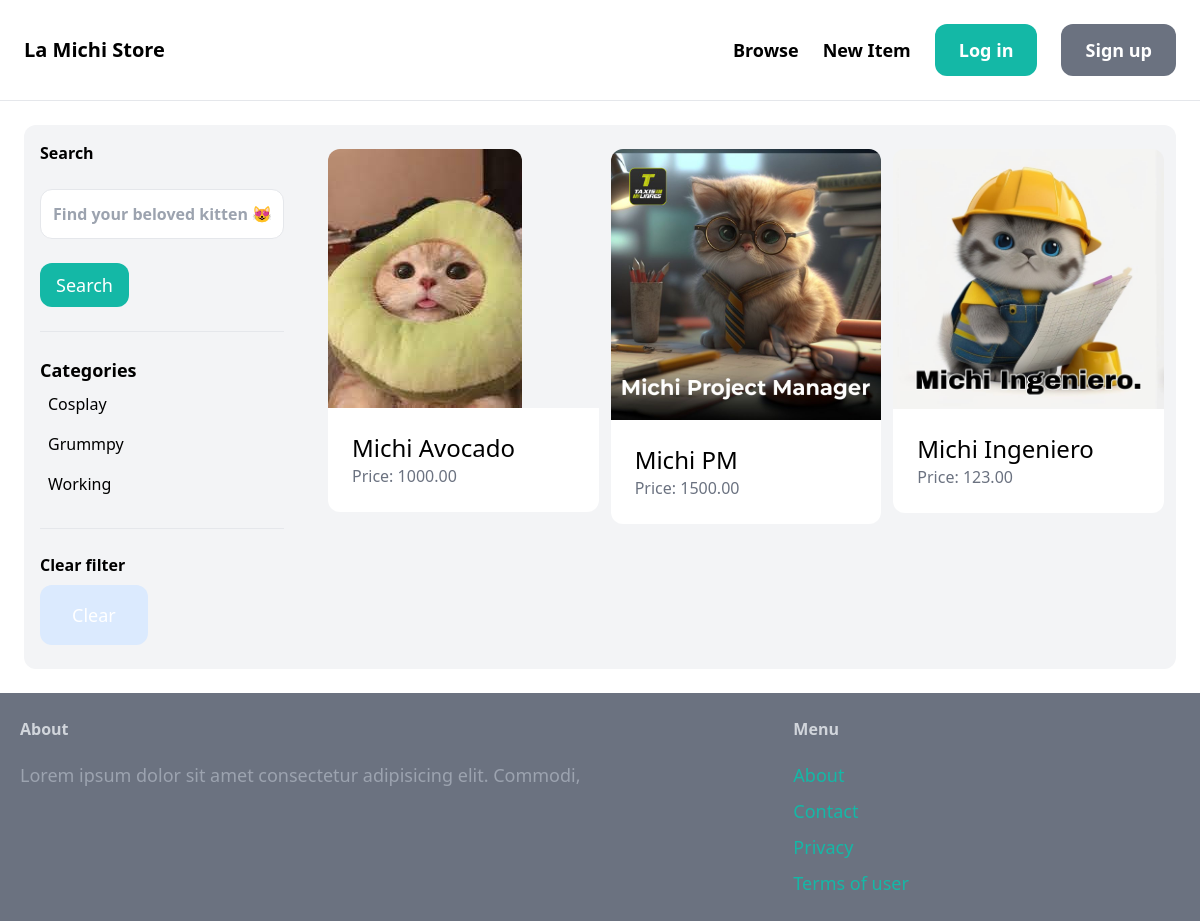
The page /item/ on the database its author committed.
### item/models.py (models this page shows, shortened)
class Category(models.Model):
    name = models.CharField(max_length=50)
    class Meta:
        db_table = ''
        managed = True
        verbose_name = 'Category'
        verbose_name_plural = 'Categories'
        ordering = ('name', )

class Item(models.Model):
    name = models.CharField(max_length=75)
    description = models.TextField(blank=True, null=True)
    price = models.DecimalField(null=False, decimal_places=2, validators=[MinValueValidator(0.01)], max_digits=10)
    is_sold = models.BooleanField(default=False)
    image = models.ImageField(upload_to='item_images', blank= True, null=True)
    created_at = models.DateTimeField(auto_now_add=True)
    created_by = models.ForeignKey(User, related_name='items', on_delete=models.CASCADE)
    category = models.ForeignKey(Category, related_name='items', on_delete=models.CASCADE)
    class Meta:
        db_table = ''
        managed = True
        verbose_name = 'Item'
        verbose_name_plural = 'Items'

### item/views.py (the view)
# urls.py: path('',views.items, name='items'),
def items(request):
    query = request.GET.get('query', '')
    category_id = request.GET.get('category', '')
    categories = Category.objects.all()
    items = Item.objects.filter(is_sold=False)
    if category_id:
        items = Item.objects.filter(Q(category_id=int(category_id)))
    if query:
        items = Item.objects.filter(Q(name__icontains=query) | Q(description__icontains=query))
    return render(request, 'item/items.html', {
        'items': items,
        'query': query,
        'categories': categories,
        'category_id': category_id,
    })

### item/templates/item/items.html (shortened to what this page needs)
{% extends "core/base.html" %}
{% block content %}
    <div class="pb-6 grid grid-cols-4 gap-4 bg-gray-100 rounded-xl">
        <div class="col-span-1">
            <form action="{% url 'item:items' %}" method="get" class="px-4">
                <div class="space-py-4 font-semibold py-4">
                    Search<br><br>
                    <input type="text" name="query" class="w-full py-3 px-3 border rounded-xl" value="{{ query }}" placeholder="Find your beloved kitten 😻">
                </div>
                    <button class="mt-2 py-2 px-4 text-lg bg-teal-500 text-white rounded-xl hover:bg-teal-700"> Search </button>
            </form>
            <div class="px-4">
                <hr class="my-6">
                <p class="font-semibold text-lg"> Categories </p>
                <ul>
                    {% for category in categories %}
                    <li class="py-2 px-2 rounded-xl {% if category.id == category_id %} bg-gray-200 {% endif %}">
                        <a href="{% url 'item:items' %}?query={{ query }}&category={{ category.id }}"> {{ category.name }}</a>
                    </li>
                    {% endfor %}
                </ul>
                <hr class="my-6">
                <p class="font-semibold"> Clear filter </p>
                <ul>
                    <li>
                        <a href="{% url 'item:items' %}" class="mt-2 py-4 px-8 inline-block bg-blue-100 text-lg rounded-xl text-white hover:bg-blue-300"> Clear </a>
                    </li>
                </ul>
            </div>
        </div>
        <div class="col-span-3 py-6 px-3">
            <div class="grid grid-cols-3 gap-3">
            {% for item in items %}
                <div>
                    <a href="{% url 'item:detail' item.id %}">
                        <div>
                            <img src="/media/{{ item.image }}" class="rounded-t-xl" alt="{{ item.name }}">
                        </div>
                        <div class="p-6 bg-white rounded-b-xl">
                            <h2 class="text-2xl"> {{item.name}} </h2>
                            <p class="text-gray-500"> Price: {{item.price}} </p>
                        </div>
                    </a>
                </div>
                {% endfor %}
            </div>
        </div>
    </div>
{% endblock %}

### core/templates/core/base.html (shortened to what this page needs)
<!DOCTYPE html>
<html lang="en">
<head>
    <script src="https://cdn.tailwindcss.com"></script>
</head>
<body>
    <nav class="px-6 py-6 flex justify-between items-center border-b border-gray-200">
        <a href="{% url 'core:index' %}" class="text-xl font-semibold"> La Michi Store </a>
        <div class="space-x-6 flex items-center">
            <a href="{% url 'item:items' %}" class="text-lg font-semibold hover:text-gray-800"> Browse </a>
            <a href="{% url 'item:new' %}" class="text-lg font-semibold hover:text-gray-500"> New Item </a>
            {% if request.user.is_authenticated %}
                <a href="{% url 'conversation:inbox' %}"
                    class="px-6 py-3 text-lg font-semibold bg-teal-500 text-white rounded-xl hover:bg-teal-800">Messages</a>
                <a href="{% url 'dashboard:index' %}"
                    class="px-6 py-3 text-lg font-semibold bg-gray-500 text-white rounded-xl hover:bg-gray-800">Dashboard</a>
                <div class="inline-block w-auto h-auto p-1">
                    <button id="options-menu-button">
                        <svg xmlns="http://www.w3.org/2000/svg" fill="none" viewBox="0 0 24 24" stroke="currentColor" class="h-20">
                            <path stroke-linecap="round" stroke-linejoin="round" stroke-width="1.5"
                                d="M17.982 18.725A7.488 7.488 0 0012 15.75a7.488 7.488 0 00-5.982 2.975m11.963 0a9 9 0 10-11.963 0m11.963 0A8.966 8.966 0 0112 21a8.966 8.966 0 01-5.982-2.275M15 9.75a3 3 0 11-6 0 3 3 0 016 0z" />
                        </svg>
                    </button>
                    <div class="absolute right-0 mt-2 w-56 bg-white border border-gray-200 divide-y divide-gray-200 rounded-xl shadow-lg hidden"
                        id="options-menu">
                        <div class="py-1" role="menu" aria-orientation="vertical" aria-labelledby="options-menu-button">
                            <a href="#" class="block px-4 py-2 text-center text-lg text-gray-700 rounded-xl hover:bg-teal-100 hover:text-gray-900"
                                role="menuitem">User: <strong>{{request.user.username}}</strong></a>
                            <form method="post">
                                {% csrf_token %}
                                <a href="{% url 'core:log_out'%}" class="block px-4 py-2 text-center text-lg text-gray-700 rounded-xl hover:bg-red-100 hover:text-gray-900"
                                    role="menuitem">Log out</a>
                            </form>
                        </div>
                    </div>
                </div>
                <script>
                    const button = document.querySelector('#options-menu-button');
                    const menu = document.querySelector('#options-menu');
                    button.addEventListener('click', () => {
                        menu.classList.toggle('hidden');
                    });
                </script>
            {% else %}
                <a href="{% url 'core:log_in' %}"
                    class="px-6 py-3 text-lg font-semibold bg-teal-500 text-white rounded-xl hover:bg-teal-800"> Log in </a>
                <a href="{% url 'core:sign_up' %}"
                    class="px-6 py-3 text-lg font-semibold bg-gray-500 text-white rounded-xl hover:bg-gray-800"> Sign up </a>
            {% endif %}
        </div>
    </nav>
    <div class="px-6 py-6">
        {% block content %}
        {% endblock %}
    </div>
    <footer class="py-6 px-5 flex justify-between bg-gray-500">
        <div class="w-2/3 pr-10">
            <h3 class="mb-5 font-semibold text-gray-300"> About </h3>
            <p class="text-lg text-gray-400"> Lorem ipsum dolor sit amet consectetur adipisicing elit. Commodi, </p>
        </div>
        <div class="w-1/3">
            <h3 class="mb-5 font-semibold text-gray-300"> Menu </h3>
            <ul class="space-y-2">
                <li><a href="#" class="text-lg text-teal-500 hover:text-teal-750"> About </a></li>
                <li><a href="{% url 'core:contact' %}" class="text-lg text-teal-500 hover:text-teal-750"> Contact </a></li>
                <li><a href="#" class="text-lg text-teal-500 hover:text-teal-750"> Privacy </a></li>
                <li><a href="#" class="text-lg text-teal-500 hover:text-teal-750"> Terms of user </a></li>
            </ul>
        </div>
    </footer>
</body>
</html>

### rows shown on the page
Category: name "Cosplay"
Category: name "Grummpy"
Category: name "Working"
Item: image (picture), name "Michi Avocado", price "1000.00"
Item: image (picture), name "Michi PM", price "1500.00"
Item: image (picture), name "Michi Ingeniero", price "123.00"
